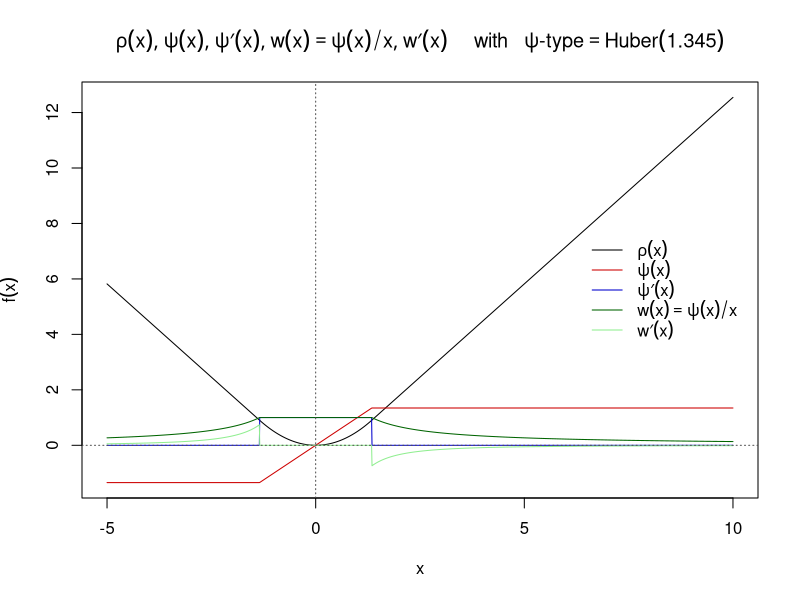
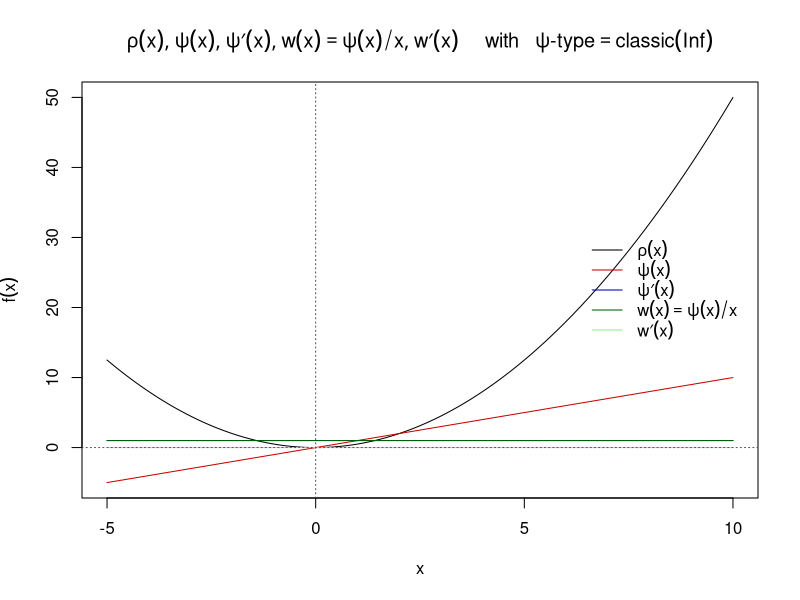
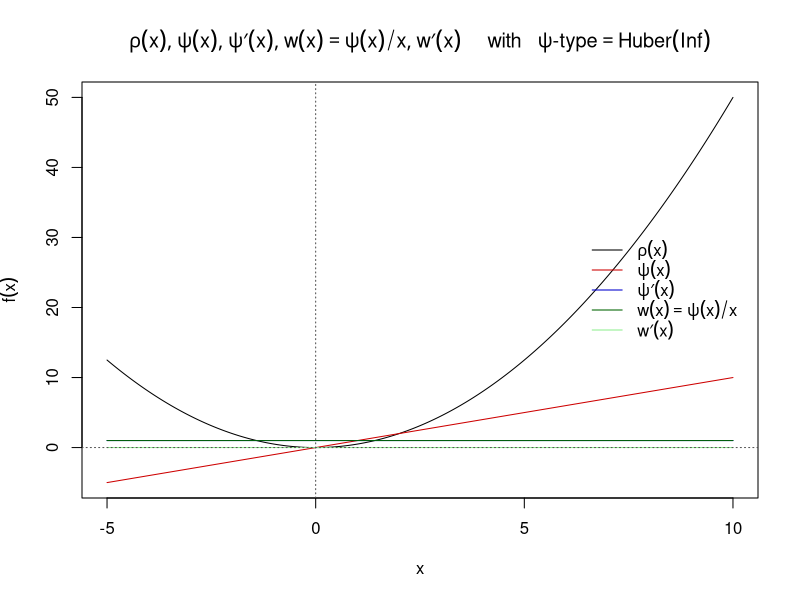
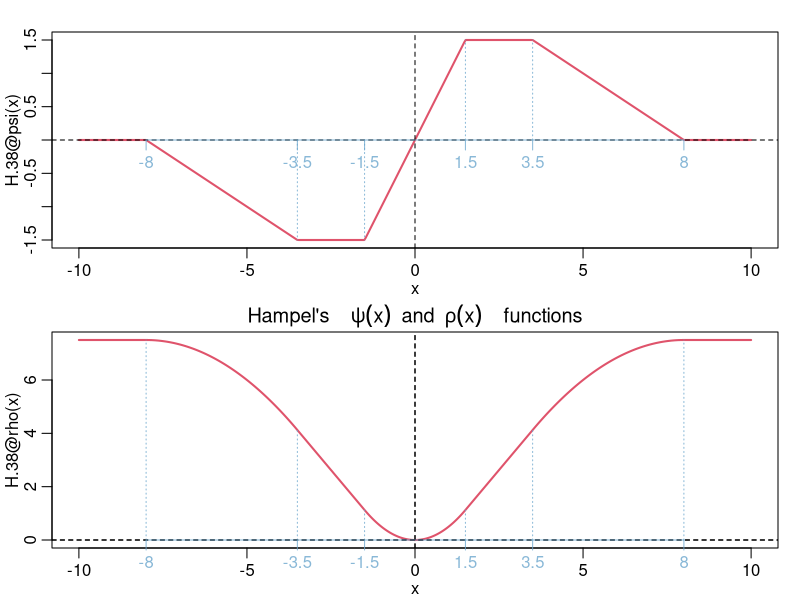
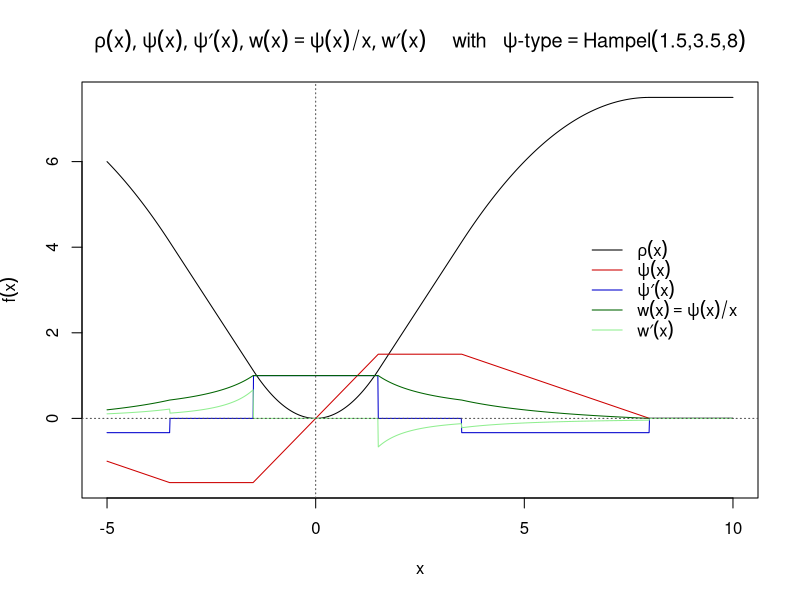

The R script that drew these images, in order:
library(robustbase)


### Name: psiFunc
### Title: Constructor for Objects "Psi Function" Class
### Aliases: psiFunc huberPsi hampelPsi
### Keywords: classes robust

### ** Examples

plot(huberPsi) # => shows "all" {as an object with a smart plot() method}

## classical (Gaussian / "least-squares") psi {trivial}:
F1 <- function(x, .) rep.int(1, length(x))
FF <- function(.) rep.int(1, length(.))
cPsi <- psiFunc(rho = function(x,.) x^2 / 2, psi = function(x, .) x,
                wgt = F1, Dpsi = F1,
                Erho = function(.) rep.int(1/2, length(.)),
                Epsi2 = FF, EDpsi = FF, name = "classic", . = Inf)
show(cPsi)
plot(cPsi)
## is the same as the limit of Huber's:
plot(chgDefaults(huberPsi, k = Inf))

## Hampel's psi and rho:
H.38 <- chgDefaults(hampelPsi, k = c(1.5, 3.5, 8))
k. <- H.38@xtras$tuningP$k ; k.. <- as.vector(outer(c(-1,1), k.))
c.t <- adjustcolor("skyblue3", .8)
.ax.k <- function(side) { abline(h=0, v=0, lty=2)
  axis(side, at = k.., labels=formatC(k..), pos=0, col=c.t, col.axis=c.t) }
op <- par(mfrow=c(2,1), mgp = c(1.5, .6, 0), mar = .6+c(2,2,1,.5))
curve(H.38@psi(x), -10, 10, col=2, lwd=2, n=512)
lines(k.., H.38@psi(k..), type = "h", lty=3, col=c.t); .ax.k(1)
curve(H.38@rho(x), -10, 10, col=2, lwd=2, n=512); abline(h=0, v=0, lty=2)
lines(k.., H.38@rho(k..), type = "h", lty=3, col=c.t); .ax.k(1)
title(expression("Hampel's " ~~~ psi(x) ~~ "and" ~~ rho(x) ~~~ " functions"))
par(op)

## Not the same, but similar, directly using the plot() method:
plot(H.38)
